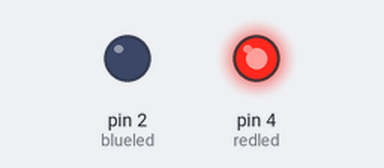
The sketch below on a simulated Arduino Uno, built with avr-gcc and run on an emulated ATmega328P. On the bench: output pins drawn as LEDs (lit = HIGH).

Above: at 0.5 s.
At 2.5 s:
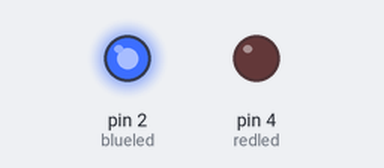
At 3.5 s:
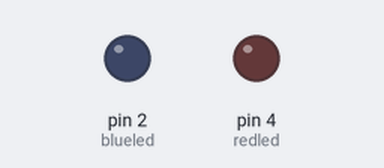
Timing chart, 0 to 5.2 s (numbered marks = the images above):
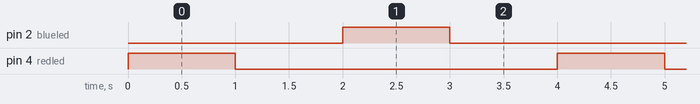

Measured:
- by itself, pin 2 (blueled), pin 4 (redled): alternates HIGH for 1.0 s and LOW for 3.0 s
- by itself, everything shown: repeats every 4.0 s, in 4 steps

The sketch:

Arduino_basic_code.ino
```cpp
int redled=4;
int blueled=2;


void setup() {
   pinMode (redled,OUTPUT);
   pinMode (blueled,OUTPUT);


}

void loop() {
  digitalWrite(redled,HIGH);
  delay(1000);
  digitalWrite(redled,LOW);
  delay(1000);

  digitalWrite(blueled,HIGH);
  delay(1000);
  digitalWrite(blueled,LOW);
  delay(1000);


}
```
